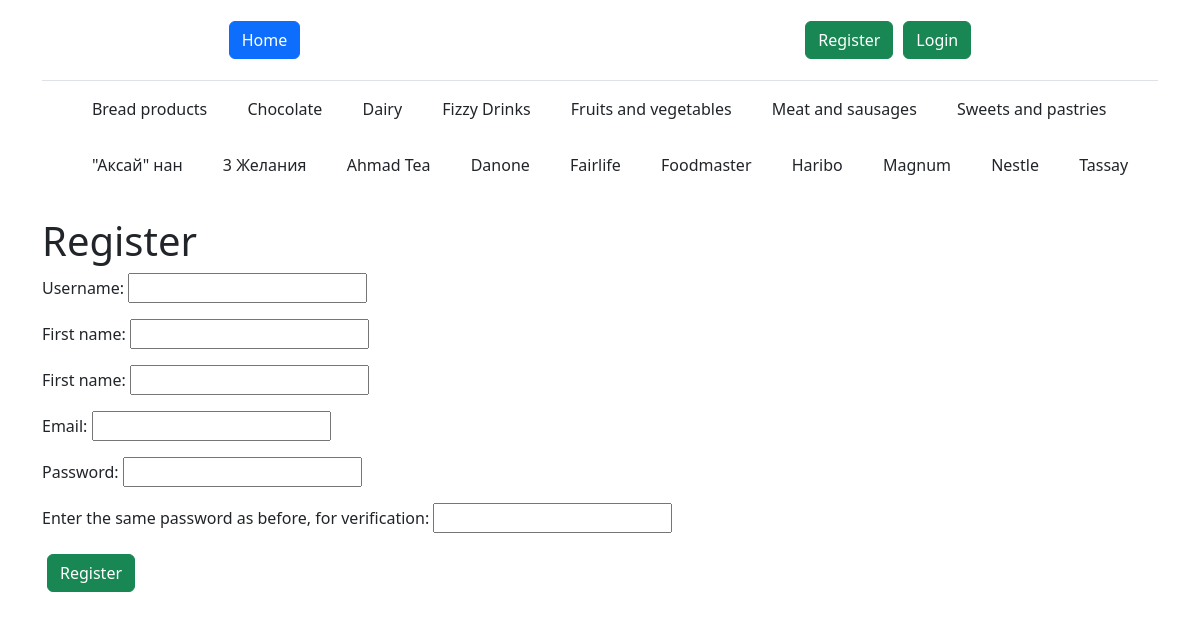
Screenshot of /register/ with the database file from the repository.
### store/models.py (models this page shows, shortened)
class Type(models.Model):
    name = models.CharField(max_length=32, null=False)
    slug = models.SlugField(max_length=255, unique=True, db_index=True, null=True, default=None)
    class Meta:
        verbose_name = 'Type'
        verbose_name_plural = 'Types'
        ordering = ['name']

class Brand(models.Model):
    name = models.CharField(max_length=64, null=False)
    slug = models.SlugField(max_length=255, unique=True, db_index=True, null=True, default=None)
    country = models.CharField(max_length=64, null=False)
    class Meta:
        verbose_name = 'Brand'
        verbose_name_plural = 'Brands'
        ordering = ['name']

### store/views.py (the view, shortened to what this page needs)
# urls.py: path('register/', RegisterUser.as_view(), name='register'),
class RegisterUser(DataMixin, CreateView):
    form_class = RegisterUserForm
    template_name = 'register.html'
    success_url = reverse_lazy('mainpage')
    def get_context_data(self, *, object_list=None, **kwargs):
        context = super().get_context_data(**kwargs)
        c_def = self.get_user_context(title='Register')
        return dict(list(context.items()) + list(c_def.items()))

### store/forms.py
class RegisterUserForm(UserCreationForm):
    username = forms.CharField(label='Username', widget=forms.TextInput(attrs={'class': 'form-input'}))
    first_name = forms.CharField(label='First name', widget=forms.TextInput(attrs={'class': 'form-input'}))
    last_name = forms.CharField(label='First name', widget=forms.TextInput(attrs={'class': 'form-input'}))
    email = forms.EmailField(label='Email', widget=forms.EmailInput(attrs={'class': 'form-input'}))
    password1 = forms.CharField(label='Password', widget=forms.PasswordInput(attrs={'class': 'form-input'}))
    password2 = forms.CharField(label='Enter the same password as before, for verification', widget=forms.PasswordInput(attrs={'class': 'form-input'}))
    class Meta:
        model = User
        fields = ('username', 'first_name', 'last_name', 'email', 'password1', 'password2')

### store/utils.py (called while the page is built)
    def get_user_context(self, **kwargs):
        context = kwargs
        context['types'] = Type.objects.annotate(Count('product')).order_by('name')
        context['brands'] = Brand.objects.annotate(Count('product')).order_by('name')
        if 'type_selected' not in context:
            context['type_selected'] = 0
        if 'brand_selected' not in context:
            context['brand_selected'] = 0
        return context

### templates/register.html (shortened to what this page needs)
{% extends 'index.html' %}
{% block body %}
<h1>{{ title }}</h1>
<form method="POST">
    {{ form.as_p }}
    <button class="btn btn-success" type="submit">Register</button>
</form>
{% endblock %}

### templates/index.html (shortened to what this page needs)
<!DOCTYPE html>
<html lang="en">
<head>
    <link href="https://cdn.jsdelivr.net/npm/bootstrap@5.3.0-alpha1/dist/css/bootstrap.min.css" rel="stylesheet">
</head>
<body>
    <div class="container">
      <header class="d-flex justify-content-center py-3 border-bottom">
        <ul class="nav nav-pills">
          <a href="{% url 'mainpage' %}" class="btn btn-primary home">Home</a>
          {% if request.user.is_authenticated %}
            <p class="btn">Welcome, {{ user.username }}!</p>
            <a href="{% url 'logout' %}" class="btn btn-danger">Logout</a>
            <a href="{% url 'cart' %}" class="btn btn-success">Cart</a>
          {% else %}
            <a href="{% url 'register' %}" class="btn btn-success">Register</a>
            <a href="{% url 'login' %}" class="btn btn-success">Login</a>
          {% endif %}
        </ul>
      </header>
        <ul class="nav col-12 col-md-auto mb-2 justify-content-center mb-md-0">
          <div class="scroll">
          {% for type in types %}
          {% if type_selected == type.id %}
            <li class="btn btn-primary">{{ type.name }}</li>
          {% else %}
            <a href="{% url 'typepage' type.slug %}" class="btn">{{ type.name }}</a>
          {% endif %}
          {% endfor %}
          </div>
        </ul>
        <ul class="nav col-12 col-md-auto mb-2 justify-content-center mb-md-0">
          <div class="scroll">
          {% for brand in brands %}
          {% if brand_selected == brand.id %}
            <li class="btn btn-primary">{{ brand.name }}</li>
          {% else %}
            <a href="{% url 'brandpage' brand.slug %}" class="btn">{{ brand.name }}</a>
          {% endif %}
          {% endfor %}
          </div>
        </ul>
        <br>
      {% block body %} {% endblock %}
</body>
</html>

### templates/index.html (style rules this page uses)
div.scroll { margin: 4px, 4px; padding: 4px; width: 95%; overflow-x: auto; overflow-y: hidden; white-space: nowrap; }
.btn { margin: 5px; }
.home { margin-right: 500px; }

### rows the page displays
Type: name "Bread products"
Type: name "Chocolate"
Type: name "Dairy"
Type: name "Fizzy Drinks"
Type: name "Fruits and vegetables"
Type: name "Meat and sausages"
Type: name "Sweets and pastries"
Brand: name "\"Аксай\" нан"
Brand: name "3 Желания"
Brand: name "Ahmad Tea"
Brand: name "Danone"
Brand: name "Fairlife"
Brand: name "Foodmaster"
Brand: name "Haribo"
Brand: name "Magnum"
Brand: name "Nestle"
Brand: name "Tassay"

### other values shown
{{ title }} "Register"
